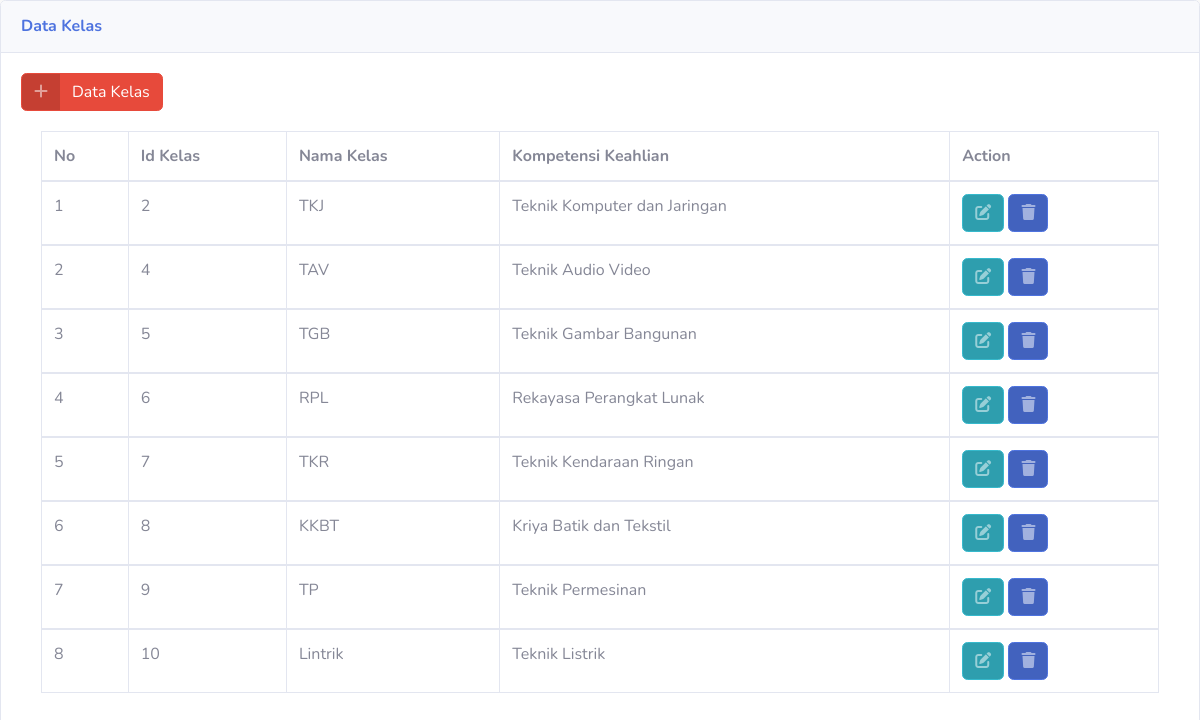
Screenshot of /Admin/kelas.php with the database file from the repository.
### tables this page shows
CREATE TABLE IF NOT EXISTS `kelas` (
  `id_kelas` int(11) NOT NULL AUTO_INCREMENT,
  `nama_kelas` varchar(10) NOT NULL,
  `kompetensi_keahlian` varchar(50) NOT NULL,
  PRIMARY KEY (`id_kelas`)
);

### Admin/kelas.php (the view, shortened to what this page needs)
<!DOCTYPE html>
<html lang="en">
<head>
  <link href="../vendor/fontawesome-free/css/all.min.css" rel="stylesheet" type="text/css">
  <link rel="stylesheet" href="https://cdnjs.cloudflare.com/ajax/libs/font-awesome/6.5.1/css/all.min.css" />
  <link href="../css/sb-admin-2.min.css" rel="stylesheet">
</head>
<body id="page-top">
 <div class="card shadow mb-4">
            <div class="card-header py-3">
              <h6 class="m-0 font-weight-bold text-primary">Data Kelas</h6>
            </div>
            <div class="card-body">
              <a href="?url=data_kelas" class="btn btn-danger btn-icon-split">
                        <span class="icon text-white-50">
                          <i class="fas fa-plus"></i>
                        </span>
                        <span class="text">Data Kelas</span>
                      </a>
            <div class="card-body">
              <div class="table-responsive">
                <table class="table table-bordered" id="dataTable" width="100%" cellspacing="0">
                  <thead>
                    <tr>
                      <th>No</th>
                      <th>Id Kelas</th>
                      <th>Nama Kelas</th>
                      <th>Kompetensi Keahlian</th>
                      <th>Action</th>
                    </tr>
                  </thead>
                  <?php
                  include "koneksi.php";
                  $no=1;
                  $sql=mysqli_query($koneksi,"select * from kelas");
                  while ($data=mysqli_fetch_array($sql)) {
                    ?>
                  <tbody>
                    <tr>
                      <td><?php echo $no++; ?></td>
                      <td><?php echo $data['id_kelas']; ?></td>
                      <td><?php echo $data['nama_kelas']; ?></td>
                      <td><?php echo $data['kompetensi_keahlian']; ?></td>
                      <td>
                       <a href="?url=edit_kelas&id_kelas=<?php echo $data['id_kelas']; ?>" class="btn btn-info btn-icon-split">
                        <span class="icon text-white-50">
                          <i class="fas fa-edit"></i>
                        </span>
                      </a>
                      <a href="?url=delete_kelas&id_kelas=<?php echo $data['id_kelas']; ?>" class="btn btn-primary btn-icon-split">
                        <span class="icon text-white-50">
                          <i class="fas fa-trash"></i>
                        </span>
                      </a>
                      </td>
                    </tr>
                  </tbody>
                <?php }
                ?>
                </table>
              </div>
            </div>
          </div>
</div>
</body>
</html>

### rows the page displays
kelas: id_kelas "2", nama_kelas "TKJ", kompetensi_keahlian "Teknik Komputer dan Jaringan"
kelas: id_kelas "4", nama_kelas "TAV", kompetensi_keahlian "Teknik Audio Video"
kelas: id_kelas "5", nama_kelas "TGB", kompetensi_keahlian "Teknik Gambar Bangunan"
kelas: id_kelas "6", nama_kelas "RPL", kompetensi_keahlian "Rekayasa Perangkat Lunak"
kelas: id_kelas "7", nama_kelas "TKR", kompetensi_keahlian "Teknik Kendaraan Ringan"
kelas: id_kelas "8", nama_kelas "KKBT", kompetensi_keahlian "Kriya Batik dan Tekstil"
kelas: id_kelas "9", nama_kelas "TP", kompetensi_keahlian "Teknik Permesinan"
kelas: id_kelas "10", nama_kelas "Lintrik", kompetensi_keahlian "Teknik Listrik"
